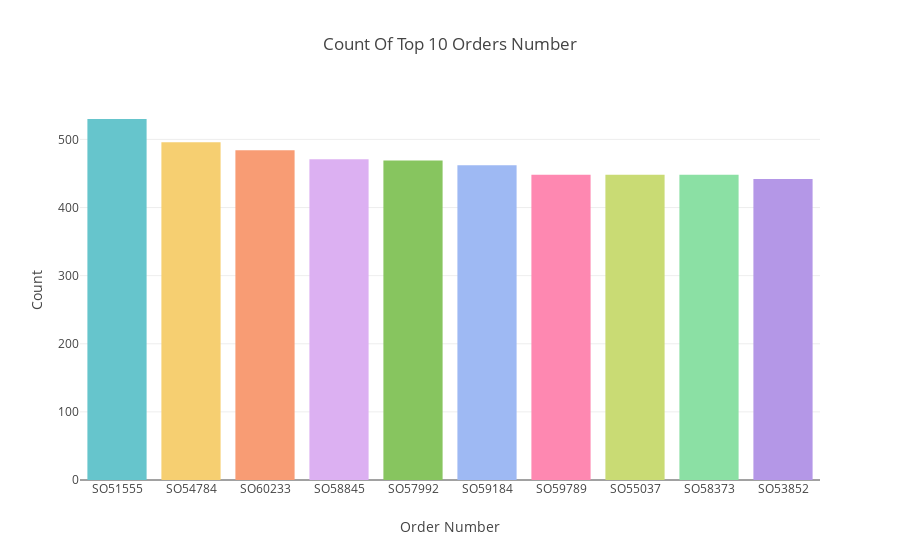

Notebook cell for this chart:
### Code cell
top10_order_numbers=df['OrderNumber'].value_counts().sort_values(ascending=False).head(10)

fig = go.Figure()
fig.add_trace(go.Bar(
    x=top10_order_numbers.index,    
    y=top10_order_numbers.values,   
    marker=dict(color=colors2),      
))

fig.update_layout(
    title='Count Of Top 10 Orders Number',
    xaxis_title='Order Number',
    yaxis_title='Count',)

fig.show()

### Figure 1 — Plotly figure (JSON) as saved in the notebook; plotly's stock layout.template omitted (floating-point values rounded to 4 significant figures)
{"data": [{"marker": {"color": ["rgb(102, 197, 204)", "rgb(246, 207, 113)", "rgb(248, 156, 116)", "rgb(220, 176, 242)", "rgb(135, 197, 95)", "rgb(158, 185, 243)", "rgb(254, 136, 177)", "rgb(201, 219, 116)", "rgb(139, 224, 164)", "rgb(180, 151, 231)", "rgb(179, 179, 179)"]}, "type": "bar", "x": ["SO51555", "SO54784", "SO60233", "SO58845", "SO57992", "SO59184", "SO59789", "SO55037", "SO58373", "SO53852"], "y": [530, 496, 484, 471, 469, 462, 448, 448, 448, 442]}], "layout": {"autosize": true, "title": {"text": "Count Of Top 10 Orders Number"}, "xaxis": {"autorange": true, "range": [-0.5, 9.5], "title": {"text": "Order Number"}, "type": "category"}, "yaxis": {"autorange": true, "range": [0, 557.9], "title": {"text": "Count"}, "type": "linear"}}}
